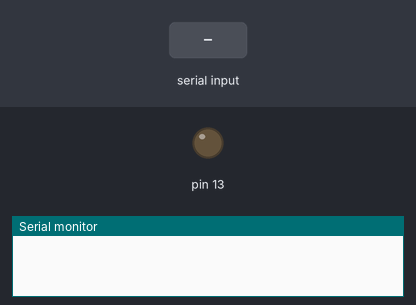
The sketch below on a simulated Arduino Uno, built with avr-gcc and run on an emulated ATmega328P. Shown: output pins drawn as LEDs (lit = HIGH), the last lines printed to the serial monitor. The inputs (shaded band) are chosen by the test bench.

Above: at 1.2 s.
1.3 s: "1" received over Serial
At 2.6 s:
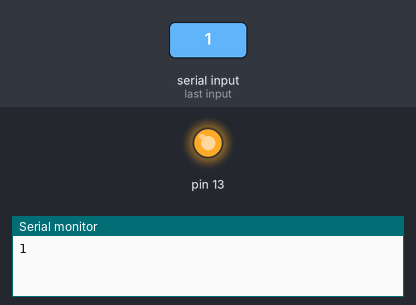
2.9 s: "0" received over Serial
At 3.8 s:
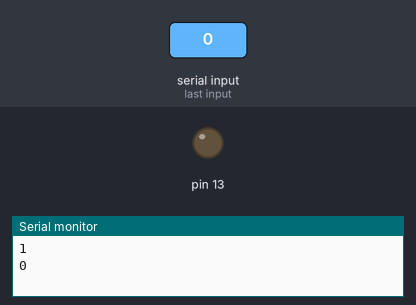
4.4 s: "on" received over Serial
At 5.1 s:
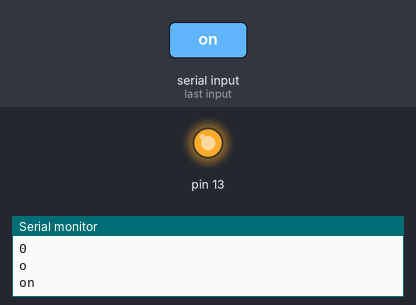
Timing chart, 0 to 7.4 s (numbered marks = the images above; inputs shaded):
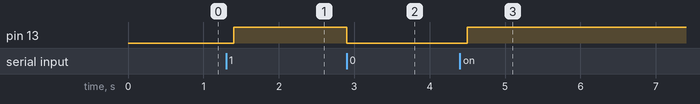

Measured:
- after the input at 1.3 s, pin 13: LOW → HIGH after 0.10 s
- after the input at 2.9 s, pin 13: HIGH → LOW at once
- after the input at 4.4 s, pin 13: LOW → HIGH after 0.10 s

The sketch:

SerialCOM.ino
```cpp
String val="";
void setup()
{
  pinMode(13,OUTPUT);
  digitalWrite(13,LOW);
  Serial.begin(9600);
}
void loop()
{
  while(Serial.available()>0)
  {
    val=val+(char)Serial.read();
  }
  if (val!="")
    Serial.println(val);
  if (val=="1"||val=="on")
  {
    val="";
    digitalWrite(13,HIGH);
  }
  else if (val=="0"||val=="off")
  {
    val="";
    digitalWrite(13,LOW);
  }
  else if (val=="hello")
  {
    Serial.println("hi");
    val="";
  }
  delay(100);
}
```
